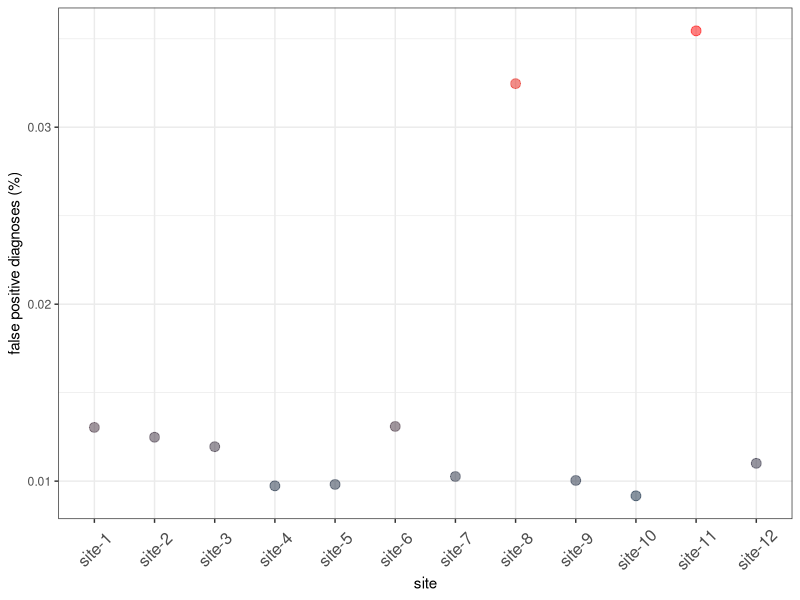
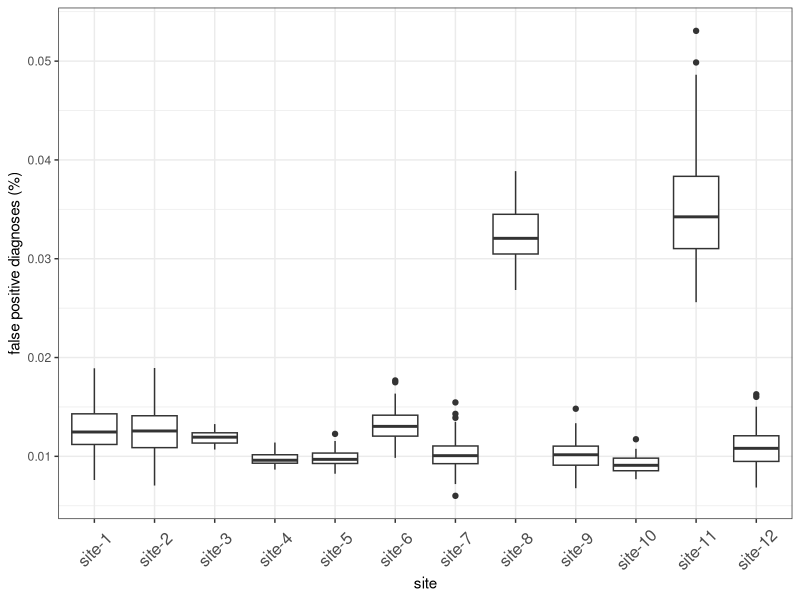
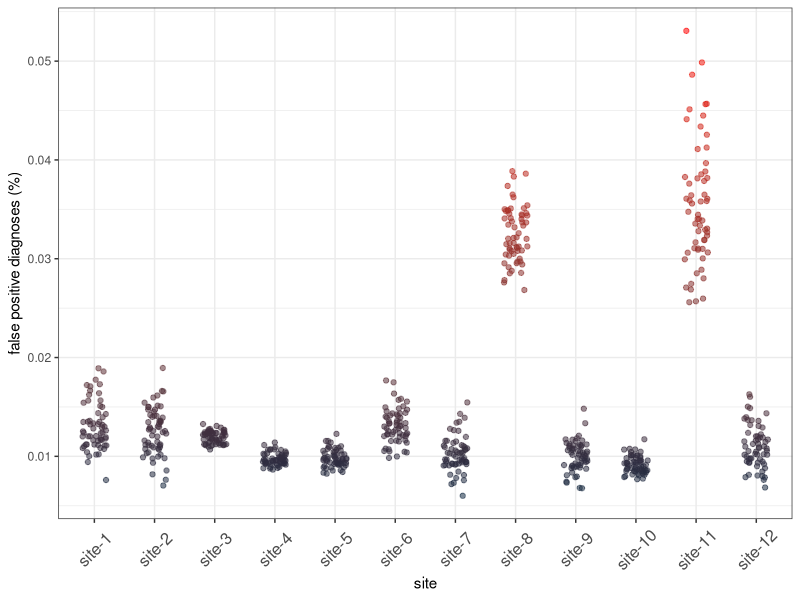

These figures' R source, in order:
# DQA Visualization
#
# Plausibility visualization: False positive test results across multiple
# sites.
#
# Created by: Raibatak Das
# Apr 2016

library(reshape2)
library(magrittr)
library(dplyr)
library(ggplot2)
setwd("~/consulting/active-projects/dqa-visualization/dqa-viz/code/")

## 1. Simulate data

# Simulation parameters
n.obs = 60
# number of sites
normal.sites = 10
anomalous.sites = 2
n.sites = normal.sites + anomalous.sites

# data distribution parameters
logmu.normal = log(0.01)
logmu.anomalous = log(0.03)
logsigma = 0.1
lsigma.min = 0.05
lsigma.max = 0.2

# Draw random samples
sim.data = matrix(nrow=n.obs, ncol=n.sites)
for (i in 1:normal.sites){ # normal sites
    mu = rlnorm(1, logmu.normal, logsigma)
    lsigma = runif(1, min=lsigma.min, max=lsigma.max)
    sim.data[,i] = rlnorm(n.obs, meanlog=log(mu), sdlog=lsigma)
}
for (j in (i+1):n.sites){ # anomalous sites
    mu = rlnorm(1, logmu.anomalous, logsigma)
    lsigma = runif(1, min=lsigma.min, max=lsigma.max)
    sim.data[,j] = rlnorm(n.obs, meanlog=log(mu), sdlog=lsigma)
}

sim.data = sim.data[, sample(ncol(sim.data))] # randomize columns
sim.data = cbind(1:60, sim.data) # add observation period
sim.data %<>% as.data.frame() # convert to data frame
names(sim.data) = c("obs.period", paste0("site-", 1:n.sites)) # rename columns

# Convert to long form for plotting
plot.data = melt(sim.data, id.vars="obs.period",
                 variable.name="site", value.name="fp.rate")

# Generate site-wise summary
data.summary = plot.data %>%
    group_by(site) %>%
    summarize(mean.fp.rate = mean(fp.rate))

# Plot mean error rate
png("../plots/anomaly-by-site-1.png", width=720, height=480)
ggplot(data.summary, aes(x=site, y=mean.fp.rate, colour=mean.fp.rate)) +
    geom_point(size=3, alpha=0.5) +
    scale_color_gradient(guide=F, high="red") +
    ylab("false positive diagnoses (%)") +
    theme_bw() +
    theme(axis.text.x = element_text(angle=45, vjust=0.5, size=12))
dev.off()

# Boxplot summaries
png("../plots/anomaly-by-site-2.png", width=720, height=480)
ggplot(plot.data, aes(x=site, y=fp.rate)) +
    geom_boxplot() +
    ylab("false positive diagnoses (%)") +
    theme_bw() +
    theme(axis.text.x = element_text(angle=45, vjust=0.5, size=12))
dev.off()

# All data jittered
png("../plots/anomaly-by-site-3.png", width=720, height=480)
ggplot(plot.data, aes(x=site, y=fp.rate, colour=fp.rate)) +
    geom_jitter(width=0.2, aes(alpha=0.5)) +
    scale_color_gradient(guide=F, high="red") + scale_alpha(guide=F) +
    ylab("false positive diagnoses (%)") +
    theme_bw() +
    theme(axis.text.x = element_text(angle=45, vjust=0.5, size=12))
dev.off()
